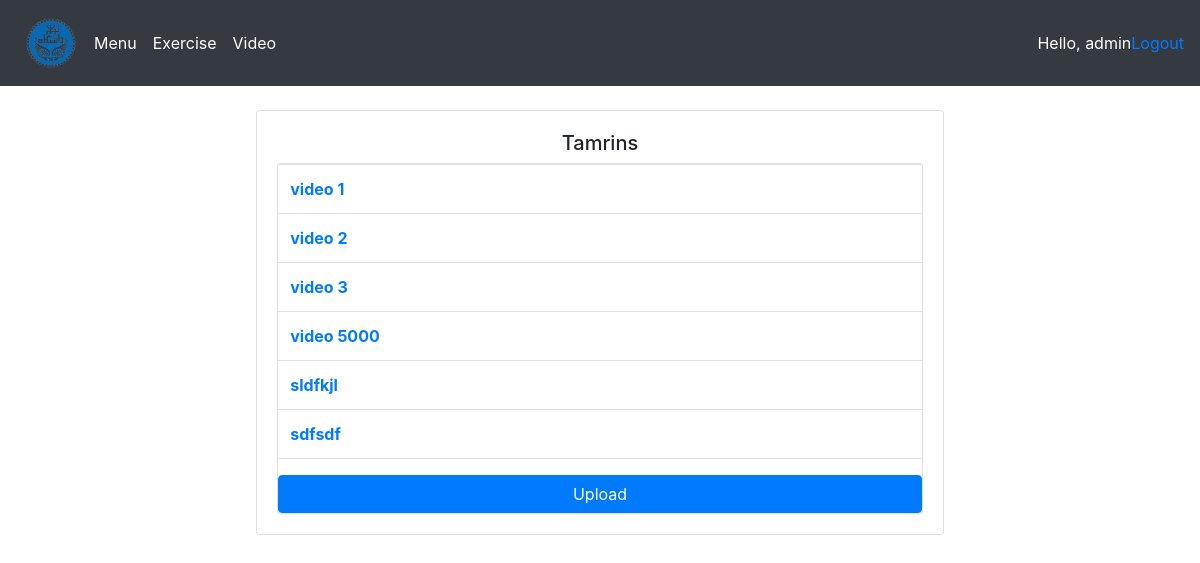
/menu_ostad/videos/ (signed in), run on the app's committed database.
### users/models.py (models this page shows, shortened)
class Vids(models.Model):
    caption = models.CharField(max_length=300)
    video = models.FileField(upload_to='medias/videos')
    upload_time = models.DateTimeField(auto_now_add=True)

### users/decorator.py (the view)
        def wrapper_func(request, *args, **kwargs):
            group = None
            if request.user.groups.exists():
                group = request.user.groups.all()[0].name
            if group in allowed_roles:
                return view_func(request, *args, **kwargs)
            else:
                return HttpResponse(group)

### users/decorator.py (called while the page is built)
def allowed_users(allowed_roles=[]):
    def decorator(view_func):
        def wrapper_func(request, *args, **kwargs):
            group = None
            if request.user.groups.exists():
                group = request.user.groups.all()[0].name
            if group in allowed_roles:
                return view_func(request, *args, **kwargs)
            else:
                return HttpResponse(group)
        return wrapper_func
    return decorator

### users/views.py (called while the page is built)
@login_required(login_url='login')
@allowed_users(allowed_roles=['ostad'])
def videoOstad(request):
    video = Vids.objects.all()
    return render(request, 'users/video_ostad.html', {'videos': video})

### users/templates/users/video_ostad.html
{% extends 'users/base.html' %}
{% load static %}
{% block content %}
<br>
<div class="row">
    <div class="col-md-7" style="margin-left:auto;margin-right:auto;">
        <div class="card card-body">
            <h5 class="text-center">Tamrins</h5>
            <div class = card card-body>
                <table class="table">
                    {% for video in videos %}
                            <tr>
                                <th><a href="{% url 'video_detail_ostad' video.id %}">{{video.caption}}</a></th>
                            </tr>
                    {% endfor %}
                </table>
                <a href="{% url 'create_video' %}" class="btn btn-primary btn-block"> Upload </a>
            </div>
        </div>
    </div>
</div>
{% endblock %}

### users/templates/users/base.html (shortened to what this page needs)
{% load static %}
<!doctype html>
<html lang="en">
  <head>
    <link href="https://cdn.jsdelivr.net/npm/bootstrap@5.0.0-beta2/dist/css/bootstrap.min.css" rel="stylesheet">
    <link href="//maxcdn.bootstrapcdn.com/bootstrap/4.1.1/css/bootstrap.min.css" rel="stylesheet" id="bootstrap-css">
    <link rel="stylesheet" href="{% static '/css/main.css' %}" type="text/css">
  </head>
  <body>
    <nav class="navbar navbar-expand-lg navbar-dark bg-dark">
      <img src="{% static 'medias/images/logo.png' %}" alt="logo" style="width:70px">
      <div class="collapse navbar-collapse" id="navbarNav">
        <ul class="navbar-nav">
          {% if request.user.is_staff %}
            <li class="nav-item active">
              <a class="nav-link" href="{% url 'menu_ostad' %}">Menu <span class="sr-only">(current)</span></a>
            </li>
            <li class="nav-item active">
              <a class="nav-link" href="{% url 'tamrin_ostad' %}">Exercise <span class="sr-only">(current)</span></a>
            </li>
            <li class="nav-item active">
              <a class="nav-link" href="{% url 'video_ostad' %}">Video <span class="sr-only">(current)</span></a>
            </li>
          {% endif %}
        </ul>
      </div>
      <span style="color:white">Hello, {{request.user}}</span>
      <span><a href="{% url 'logout' %}">Logout</a></span>
    </nav>
    {% block content%}
    {% endblock %}
  </body>
</html>

### data on the page
Vids: caption "video 1"
Vids: caption "video 2"
Vids: caption "video 3"
Vids: caption "video 5000"
Vids: caption "sldfkjl"
Vids: caption "sdfsdf"

### other printed values
{{ request.user }} "admin"
